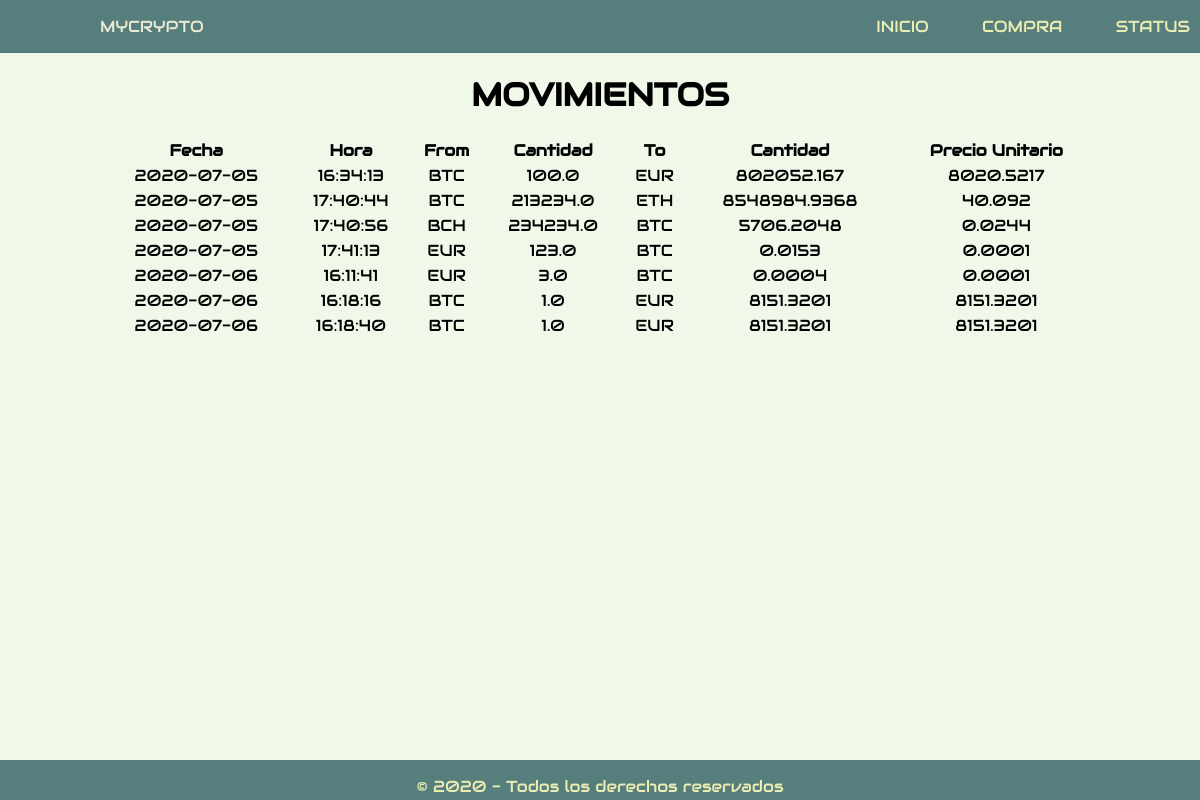
The page / on the database its author committed.
### tables this page shows
CREATE TABLE "movimientos" (
	"id"	INTEGER NOT NULL,
	"date"	TEXT,
	"time"	TEXT,
	"from_currency"	INTEGER,
	"form_quantity"	REAL,
	"to_currency"	INTEGER,
	"to_quantity"	REAL,
	"precio_unitario"	REAL,
	PRIMARY KEY("id")
);

### the_app/routes.py (the view)
@app.route("/")
def index():
    conn = sqlite3.connect(BASE_DATOS)
    cur = conn.cursor()
    query = "SELECT id, date, time, from_currency, form_quantity, to_currency, to_quantity, precio_unitario FROM movimientos;"
    comprados = cur.execute(query).fetchall()
    comprueba_reg = ('SELECT * FROM movimientos')
    reg = cur.execute(comprueba_reg).fetchall()
    conn.close()
    if len(reg) == 0:
        return render_template('index0.html')
    else:
        return render_template('index.html', comprados=comprados)

### the_app/templates/index.html (shortened to what this page needs)
{% extends 'base.html' %}
{% block contenido %}
    <h1 class="encabezado">MOVIMIENTOS</h1>
    <table class="contenedor" id="table" name="table">
        <tr>
            <th>Fecha</th>
            <th>Hora</th>
            <th>From</th>
            <th>Cantidad</th>
            <th>To</th>
            <th>Cantidad</th>
            <th>Precio Unitario</th>
        </tr>
        {% for compra in comprados %}
            <td>{{ compra[1] }}</td>
            <td>{{ compra[2][:-4] }}</td>
            <td>{{ compra[3] }}</td>
            <td>{{ compra[4] }}</td>
            <td>{{ compra[5] }}</td>
            <td>{{ compra[6] }}</td>
            <td>{{ compra[7] }}</td>
       {% endfor %}
    </table>
{% endblock %}

### the_app/templates/base.html (shortened to what this page needs)
<!DOCTYPE html>
<html lang="en">
<head>
    <link rel="stylesheet" href="https://use.fontawesome.com/releases/v5.0.13/css/all.css">
    <link rel="stylesheet" href="/static/css/stile.css">
</head>
<body>
    <header>
        <div class="container">
            <h1 class="logo"><span>myCRYPTO</span></h1>
        </div>
        <nav id="site-nav" class="site-nav">
            <ul>
                <li><a href="/">Inicio</a></li>
                <li><a href="/compra">Compra</a></li>
                <li><a href="/status">Status</a></li>
            </ul>
        </nav>
    </header>
</body>
</html>
    <footer class="footer">
       <p> &copy; 2020 - Todos los derechos reservados</p>
    </footer>
    {% block contenido %}{% endblock %}
</body>
</html>

### the_app/static/css/stile.css (style rules this page uses)
html { min-height: 100%; position: relative; }
body { margin: 0; margin-bottom: 40px; background: #f0f8ea; font-family: 'Audiowide', cursive; text-align: center; }
.container { width: 95%; max-width: 1000px; margin: 0 auto; }
header { background: #557e7c; color: #ebebd3; padding: 1em 0; position: relative; }
header::after { content: ''; clear: both; display: block; }
.logo { float: left; font-size: 1rem; margin: 0; text-transform: uppercase; font-weight: 700; }
.logo span { font-weight: 300; }
.site-nav { top:100%; right:0; position: absolute; background: #464655; clip-path: circle(0px at top right); transition: clip-path ease-in-out 700ms; z-index: 1; }
.site-nav ul { margin: 0; padding: 0; list-style: none; }
.site-nav li { border-bottom: 1px solid #575766; }
.site-nav li:last-child { border-bottom: none; }
.site-nav a { color: #ebedb3; display: block; padding: 2em 6em; text-transform: uppercase; text-decoration: none; }
.encabezado { display:inline-block; position: relative; text-align: center; }
.encabezado::after,.encabezado::before { content:''; position:absolute; width: 120px; height:3px ; background-color: currentColor; background-color: black; top:0.6em; transform:scale(0); transition: all 0.2s ease-in; }
.encabezado::before { left:-140px }
.encabezado::after { right:-140px; }
.contenedor { width: 100%; max-width: 1000px; margin: auto; }
.footer { width:100%; height:40px; background: #557e7c; margin: auto; text-align: center; position: absolute; bottom: 0; }
.footer p { color:#ebedb3 }
p { color: black; }
@media (min-width:700px) { .site-nav { height: auto; position: relative; background: transparent; float: right; margin-right: 10px; clip-path: initial; } }
@media (min-width:700px) { .site-nav li { display: inline-block; border: none; } }
@media (min-width:700px) { .site-nav a { padding: 0; margin-left: 3em; } }

### rows shown on the page
movimientos: date "2020-07-05", time "16:34:13", from_currency "BTC", form_quantity "100.0", to_currency "EUR", to_quantity "802052.167", precio_unitario "8020.5217"
movimientos: date "2020-07-05", time "17:40:44", from_currency "BTC", form_quantity "213234.0", to_currency "ETH", to_quantity "8548984.9368", precio_unitario "40.092"
movimientos: date "2020-07-05", time "17:40:56", from_currency "BCH", form_quantity "234234.0", to_currency "BTC", to_quantity "5706.2048", precio_unitario "0.0244"
movimientos: date "2020-07-05", time "17:41:13", from_currency "EUR", form_quantity "123.0", to_currency "BTC", to_quantity "0.0153", precio_unitario "0.0001"
movimientos: date "2020-07-06", time "16:11:41", from_currency "EUR", form_quantity "3.0", to_currency "BTC", to_quantity "0.0004", precio_unitario "0.0001"
movimientos: date "2020-07-06", time "16:18:16", from_currency "BTC", form_quantity "1.0", to_currency "EUR", to_quantity "8151.3201", precio_unitario "8151.3201"
movimientos: date "2020-07-06", time "16:18:40", from_currency "BTC", form_quantity "1.0", to_currency "EUR", to_quantity "8151.3201", precio_unitario "8151.3201"
